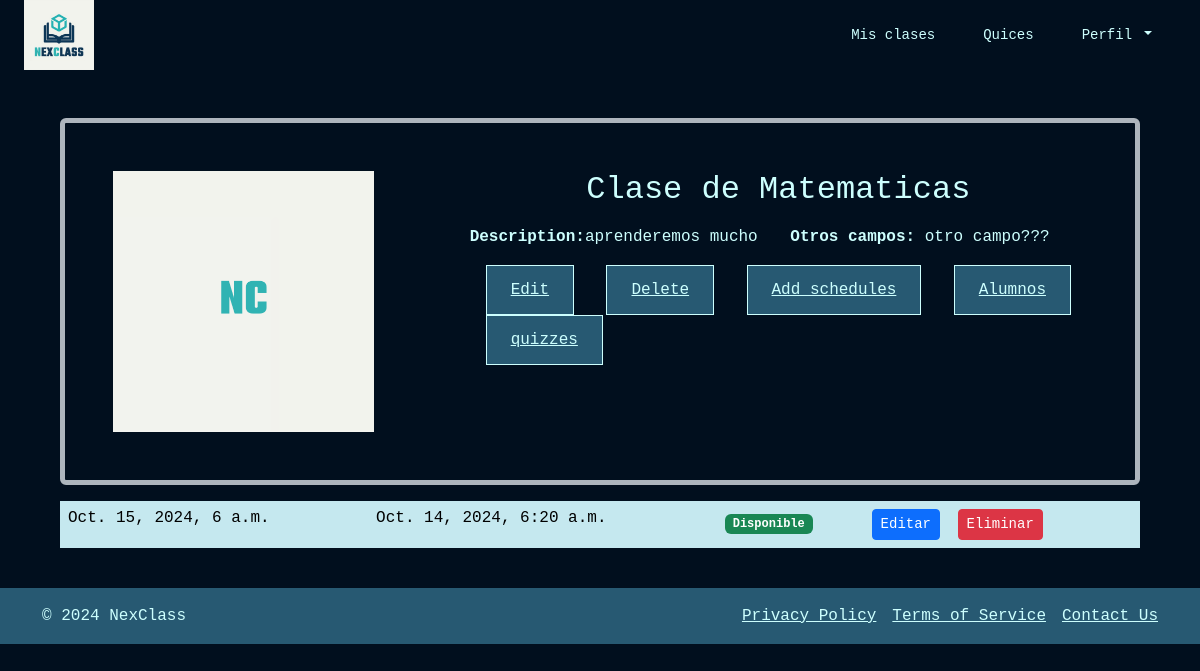
Screenshot of /class_detail_teacher/10 with the database file from the repository.
### classCreation_Schedules/models.py (models this page shows, shortened)
class Class(models.Model):
    className = models.CharField(max_length=100)
    teacher = models.ForeignKey('users.Teacher', on_delete=models.CASCADE)
    description = models.TextField()
    class_picture = models.ImageField(upload_to='class_photos/', default='class_photos/default_profile.png', null=True, blank=True)

class Schedule(models.Model):
    class_obj = models.ForeignKey(Class, on_delete=models.CASCADE, related_name='schedules')
    start_time = models.DateTimeField()
    end_time = models.DateTimeField()
    available = models.BooleanField(default=True)

### classCreation_Schedules/views.py (the view)
# urls.py: path('class_detail_teacher/<int:class_id>', views.class_detail_teacher, name='class_detail_teacher'),
def class_detail_teacher(request, class_id):
    class_obj = get_object_or_404(Class, id=class_id)
    schedules = Schedule.objects.filter(class_obj=class_obj)
    return render(request, 'class_detail_teacher.html', {'class_obj': class_obj, 'schedules': schedules})

### classCreation_Schedules/templates/class_detail_teacher.html
{% extends 'navbarTeacher.html' %} {% load static %}
{% load static %}
{% block content %}
    <div class="container-fluid">
        <div class="card mb-3 m-5 border border-dark-subtle bg-transparent border-5">
            <div class="row g-0">
                <div class="col-md-4">
                    <img src="{{ class_obj.class_picture.url }}" class="img-fluid rounded-start p-5" alt="user image">
                </div>
                <div class="col-md-8 p-5">
                    <div class="card-body text_custom p-0 m-0 ">
                        <h2 class="card-title text-center mb-3"> {{ class_obj.className }} </h2>
                        <div class="row align-items-end">
                            <div class="col ">
                                <strong>Description:</strong>{{ class_obj.description }}
                            </div>
                            <div class="col ">
                                <strong>Otros campos:</strong> otro campo???
                            </div>
                        </div>
                    </div>
                    <div class="card-body d-flex flex-wrap justify-content-center justify-content-between ">
                        <a href="{% url 'edit_class' class_obj.id %}" class="button-custom-two">Edit</a>
                        <a href="{% url 'delete_class' class_obj.id %}" class="button-custom-two">Delete</a>
                        <a href="{% url 'add_schedule' class_obj.id %}" class="button-custom-two">Add schedules</a>
                        <a href="#" class="button-custom-two">Alumnos</a>
                        <a href="{% url 'quiz_list_by_class' class_obj.id %}" class="button-custom-two">quizzes</a>
                    </div>
                </div>
            </div>
        </div>
            <div class="row g-0 mx-5 mb-4">
                <table class="table table-striped table-hover table-borderless table-info">
                    <tbody>
                        {% for schedule in schedules %}
                        <tr>
                            <td>{{ schedule.start_time }}</td>
                            <td>{{ schedule.end_time }}</td>
                            <td class="align-middle">
                                {% if schedule.available %}
                                <span class="badge bg-success ">Disponible</span>
                                {% else %}
                                <span class="badge bg-danger ">No disponible</span>
                                {% endif %}
                            </td>
                            <td>
                                <a href="{% url 'edit_schedule' class_id=schedule.class_obj.id schedule_id=schedule.id %}" class="btn btn-primary btn-sm me-2 ">Editar</a>
                                <a href="{% url 'delete_schedule' class_id=schedule.class_obj.id schedule_id=schedule.id %}" class="btn btn-danger btn-sm me-2">Eliminar</a>
                            </td>
                        </tr>
                        {% empty %}
                        <tr>
                            <td colspan="3" class="text-center">No hay horarios disponibles para esta clase.</td>
                        </tr>
                        {% endfor %}
                    </tbody>
                </table>
            </div>
        </div>
{% endblock %}

### NextClassProject/static/styles/global.css (style rules this page uses)
h1, h2, h3, h4, h5, h6 { font-family: "Space Mono", monospace; color: var(--text-color); }
.text_custom { color: var(--text-color); }
.button-custom-two { background-color: var(--button-bg-color-two); color: var(--button-text-color); border: 0.5px solid var(--border-color); border-radius: 0; padding: 12px 24px; text-align: center; display: inline-block; font-size: 16px; cursor: pointer; transition: background-color 0.3s, color 0.3s; }
a { gap: 2px; color: var(--text-color); }

### rows the page displays
Class: class_picture (placeholder picture), className "Clase de Matematicas", description "aprenderemos mucho"
Schedule: start_time "Oct. 15, 2024, 6 a.m.", end_time "Oct. 14, 2024, 6:20 a.m.", available "Disponible"
